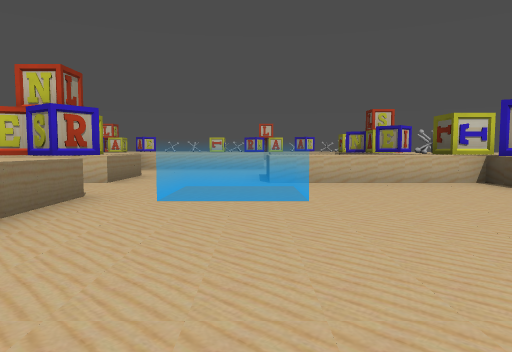
view 1 (above)

24 first-person views from a walk through a Godot game level. The camera is 1.2 m above the floor, tilts 4° down and sees 70° across. The floor is counted in squares, 2 m on a side. Each view is taken from the middle of a square. On the plan, view 1 faces up. The plan holds only what a view shows up to about 10 squares ahead; the rest is blank. The place goes on beyond the plan. Characters and animated objects are left out.

view 2
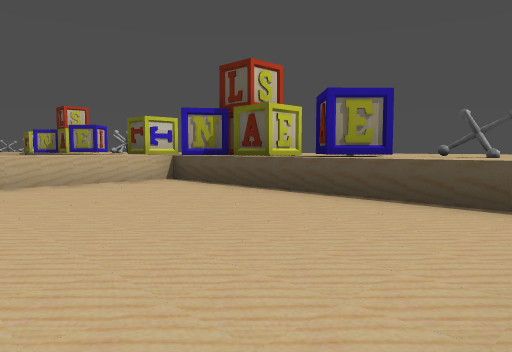

view 3
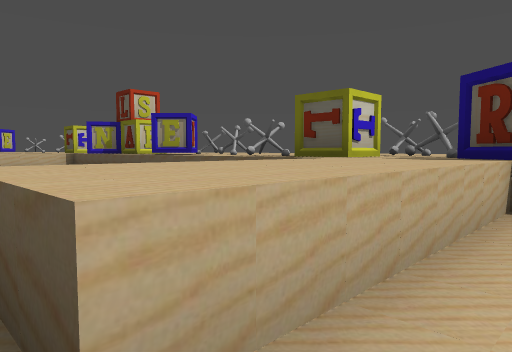

view 4
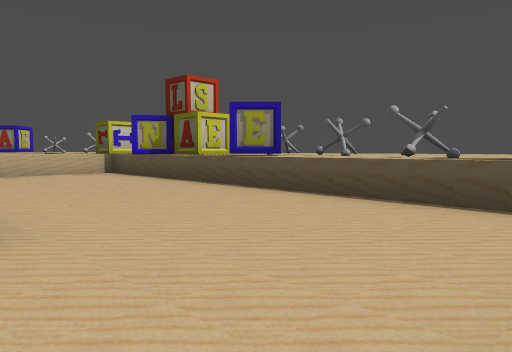

view 5
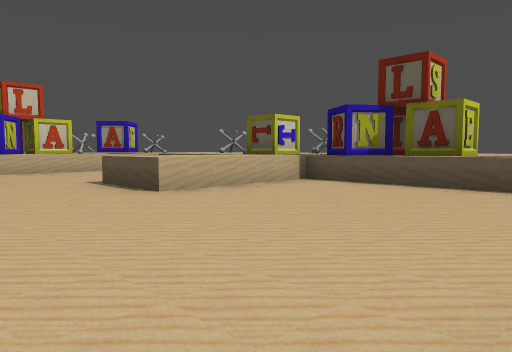

view 6
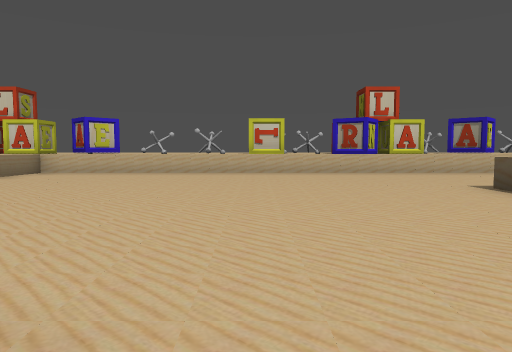

view 7
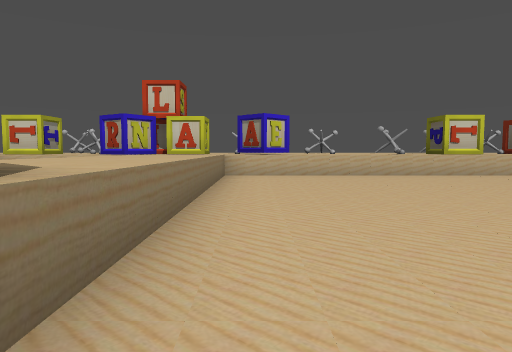

view 8
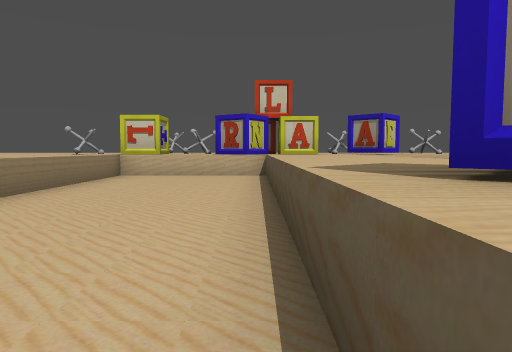

view 9
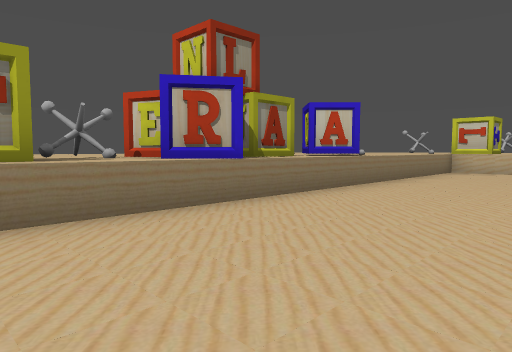

view 10
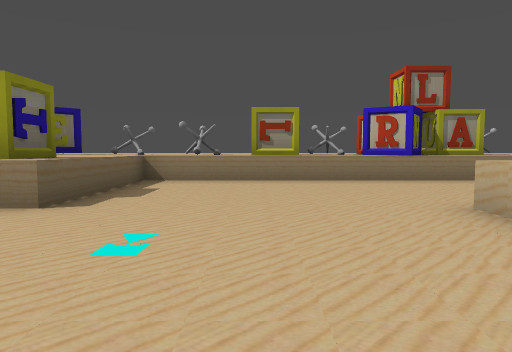

view 11
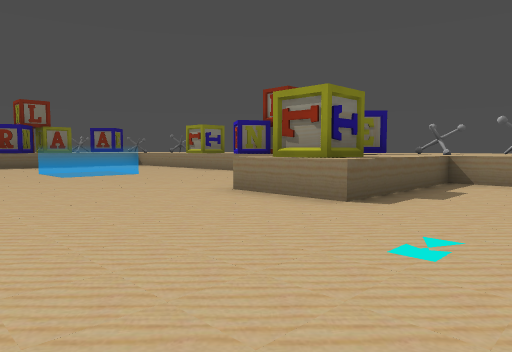

view 12
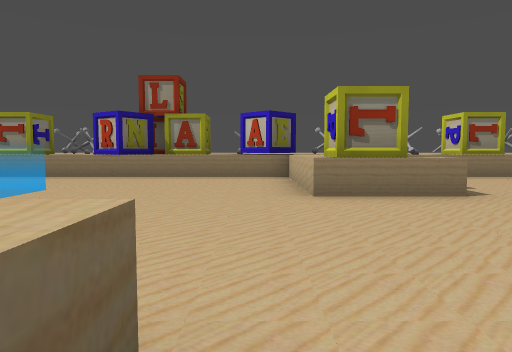

view 13
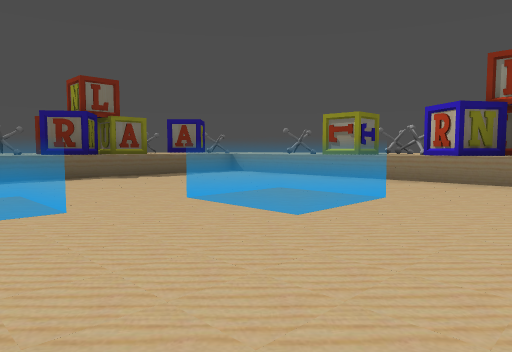

view 14
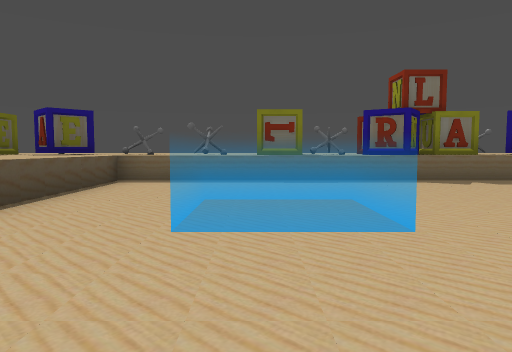

view 15
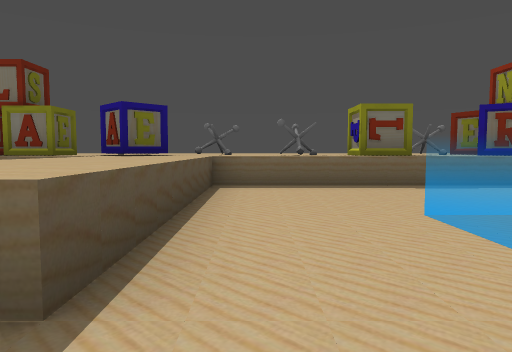

view 16
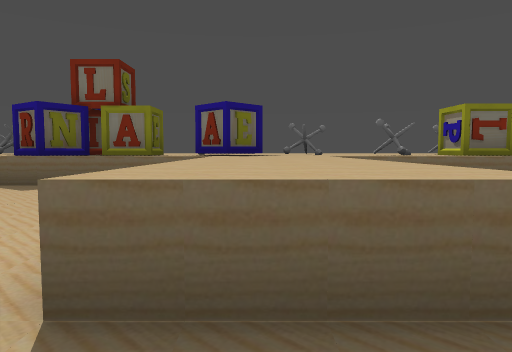

view 17
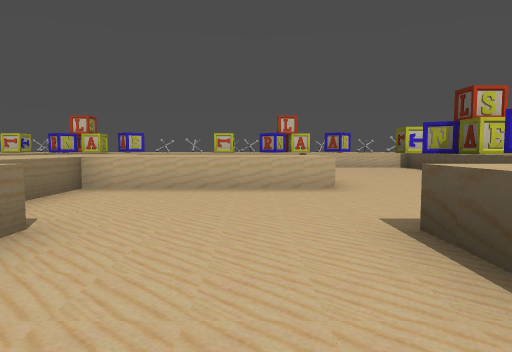

view 18
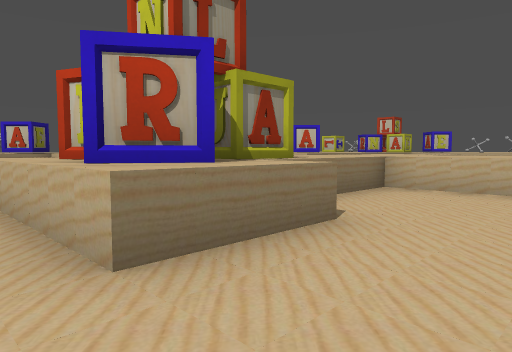

view 19
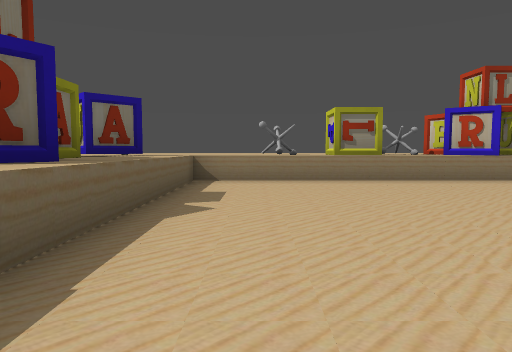

view 20
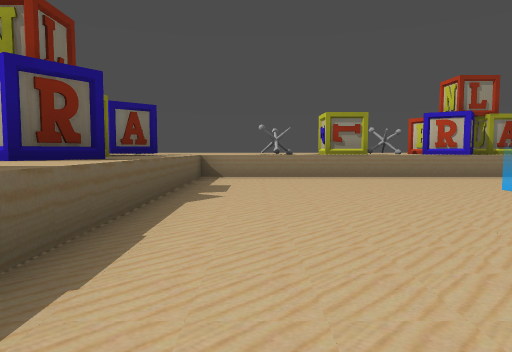

view 21
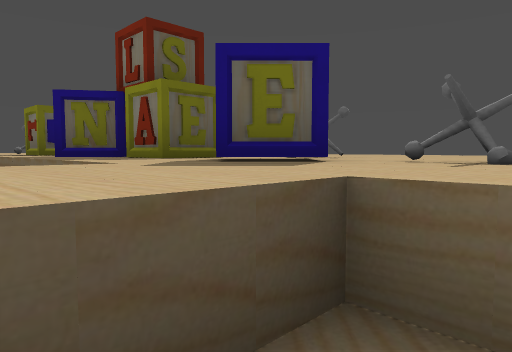

view 22
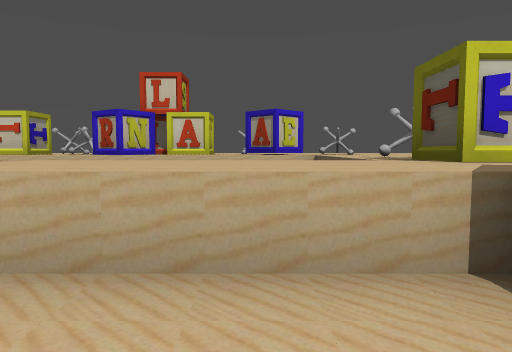

view 23
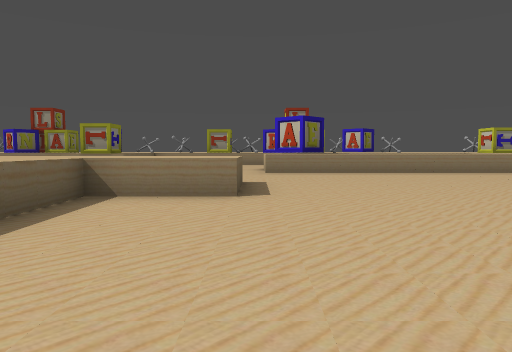

view 24
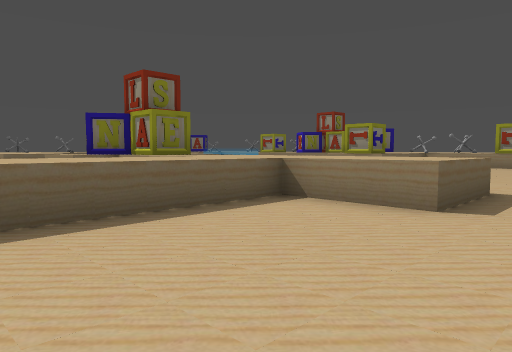

### Floor plan
Key: @ floor where view 1 was taken; # wall or solid block; . floor; ^ raised ledge.
Columns run from 17 left of view 1 to 7 right of it. Each row starts with its distance up from view 1.
 27                ^^^^^  ^
 26  ^^#^^^^^^^ ^^^^^^^^^^^^^
 25 ^^^^^^^^^^^^^^^^^#^^^^^^
 24  ^^....^^.............^
 23  ^^....^^........... .^
 22 ^^^....^^........... .#
 21  ^#....^^.............#
 20 ^^^....^^.........^^^^^^
 19   #....^^.........^^^^^^
 18  ^^....^^.............##
 17 ^^#....##.............^^
 16 ^^^...................#^^
 15  ^^....... .^^........^ ^
 14  ^#.........^^........#^
 13  ^^.........^^^^^ ....^^^
 12  ^^.........^^^^^^....^^^
 11 ^^^^^#^.... ^^........^^^
 10 ^^^^^#^.... ^^........^^^
  9  ^#.........##........#^^
  8  ^^........^^^^...^^^^^^^
  7  ^#........^^#^...^^^^^^
  6 ^^#...................^
  5 ^^^...................#^
  4 ^^^..........^^.......^^^
  3 ^^#..........^^.......#^^
  2  ^^..........^^.......^^^
  1  ^^..........^^.......^^^
  0  ^^..........^^..@...
 -1  ^^^^^^#^#^^^^^^^^#^^#^^
 -2  ^^^^^^#^^^^^^^^^##^^
 -3  ^     ^^^^^^^^^^   ^

Where each view was taken, in squares from view 1:
view 1: 0 up, 0 right, facing up
view 2: 0 up, 0 right, facing up-right
view 3: 6 up, 0 right, facing up-right
view 4: 9 up, 0 right, facing up-right
view 5: 14 up, 2 left, facing up-right
view 6: 15 up, 3 left, facing up
view 7: 16 up, 8 left, facing up
view 8: 16 up, 11 left, facing up
view 9: 14 up, 11 left, facing up-left
view 10: 14 up, 7 left, facing left
view 11: 14 up, 7 left, facing down-left
view 12: 9 up, 6 left, facing left
view 13: 8 up, 7 left, facing down-left
view 14: 7 up, 7 left, facing down
view 15: 6 up, 5 left, facing down
view 16: 6 up, 3 left, facing down
view 17: 6 up, 1 left, facing up
view 18: 6 up, 1 left, facing up-left
view 19: 1 up, 7 left, facing left
view 20: 1 up, 6 left, facing left
view 21: 1 up, 5 left, facing down-right
view 22: 17 up, 3 right, facing up
view 23: 16 up, 1 right, facing left
view 24: 17 up, 0 right, facing down-left
